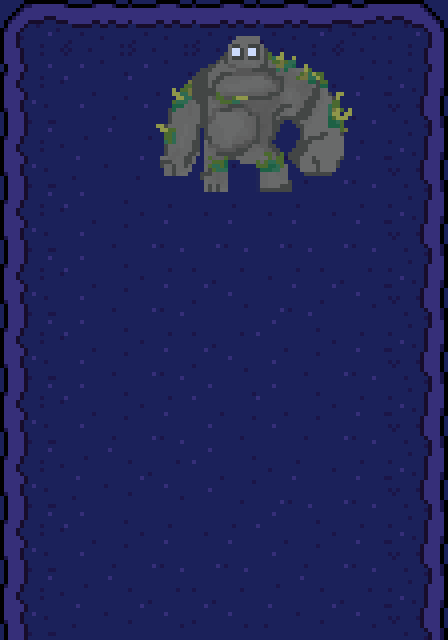

A level layout from a 2D game, rendered from its tile map. Below: a short description, then the map file with its tile-grid data intact:
An orthogonal 7x10 tile map with 64x64 px tiles, 2 tile layers (layer1, layer2), 2 tilesets and 4 objects.

<map version="1.10" tiledversion="1.11.2" orientation="orthogonal" renderorder="right-down" width="7" height="10" tilewidth="64" tileheight="64" infinite="0" nextlayerid="4" nextobjectid="10">
 <tileset firstgid="1" name="cave" tilewidth="64" tileheight="64" tilecount="16" columns="4">
  <image source="texs/cave.png" width="256" height="256" />
 </tileset>
 <tileset firstgid="17" name="Boss-golem-1" tilewidth="64" tileheight="64" tilecount="16" columns="4">
  <image source="builds/Boss-golem-1.png" width="256" height="256" />
 </tileset>
 <layer id="1" name="layer1" width="7" height="10">
  <data encoding="csv">
1,2,2,2,2,3,4,
9,6,6,6,6,7,12,
9,10,10,10,6,7,12,
9,6,7,7,7,7,12,
9,6,7,11,7,11,12,
9,6,7,11,6,7,12,
9,6,7,6,6,7,12,
9,10,11,6,7,7,12,
9,6,7,7,6,7,12,
9,10,11,11,10,11,12
</data>
 </layer>
 <layer id="2" name="layer2" width="7" height="10">
  <data encoding="csv">
0,0,17,18,19,20,0,
0,0,21,22,23,24,0,
0,0,25,26,27,28,0,
0,0,0,0,0,0,0,
0,0,0,0,0,0,0,
0,0,0,0,0,0,0,
0,0,0,0,0,0,0,
0,0,0,31,0,0,0,
0,0,0,0,0,0,0,
0,0,0,0,0,0,0
</data>
 </layer>
 <objectgroup id="3" name="objects">
  <object id="1" x="25.3333" y="18.6667" width="400" height="174.667" />
  <object id="2" x="0" y="193.333" width="25.3333" height="444" />
  <object id="3" x="424" y="196" width="22.6667" height="444" />
  <object id="9" x="25" y="622" width="398" height="17" />
 </objectgroup>
</map>